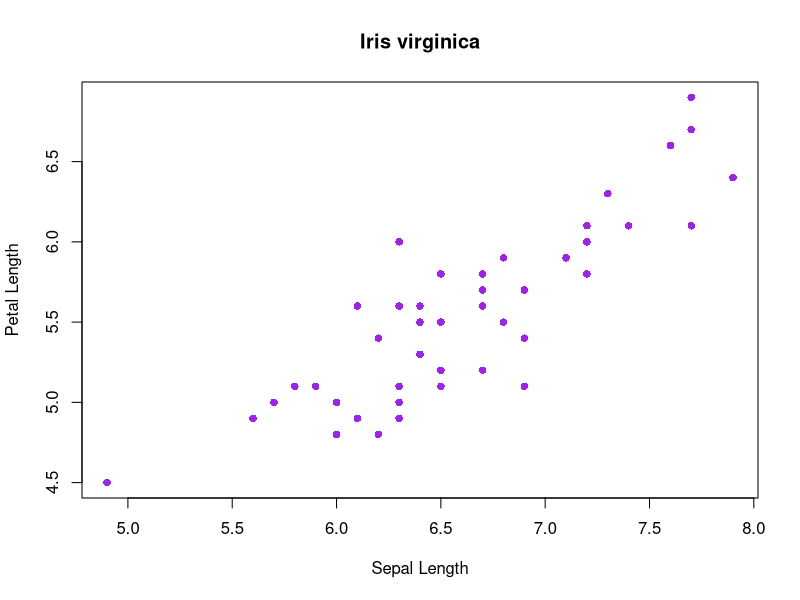
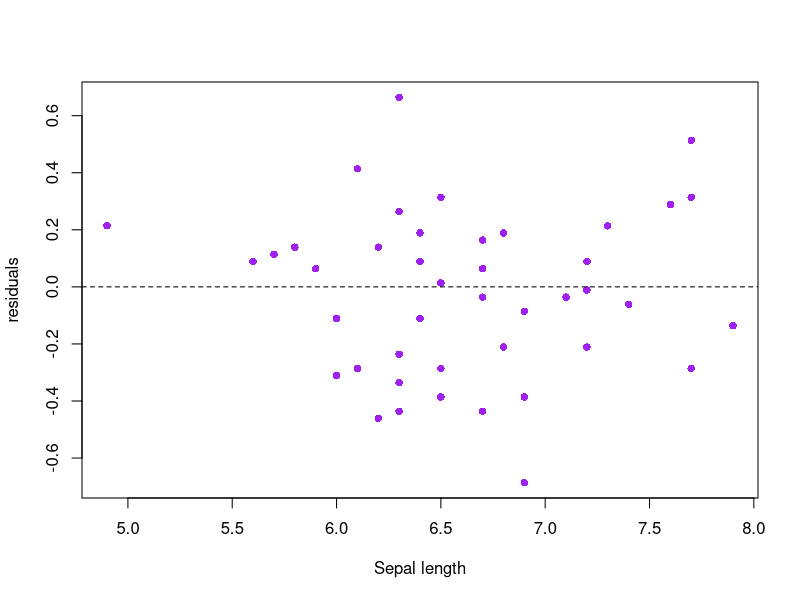
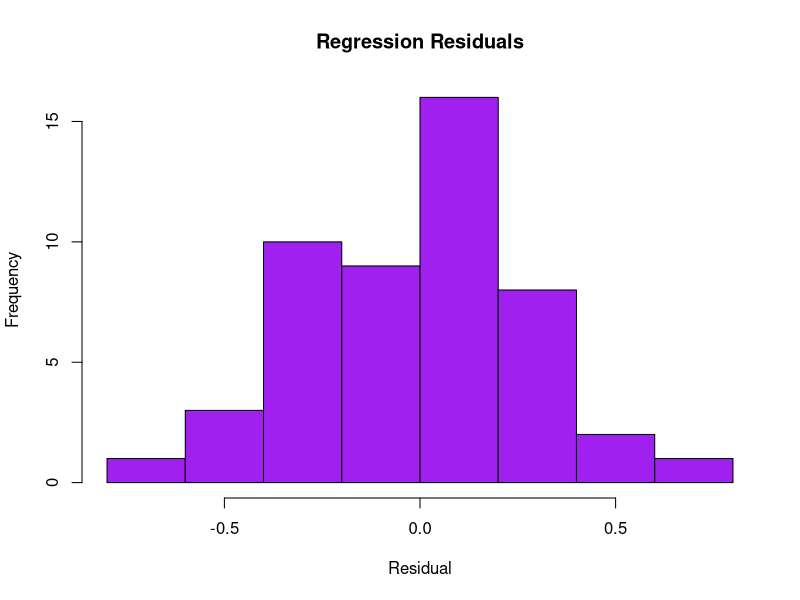
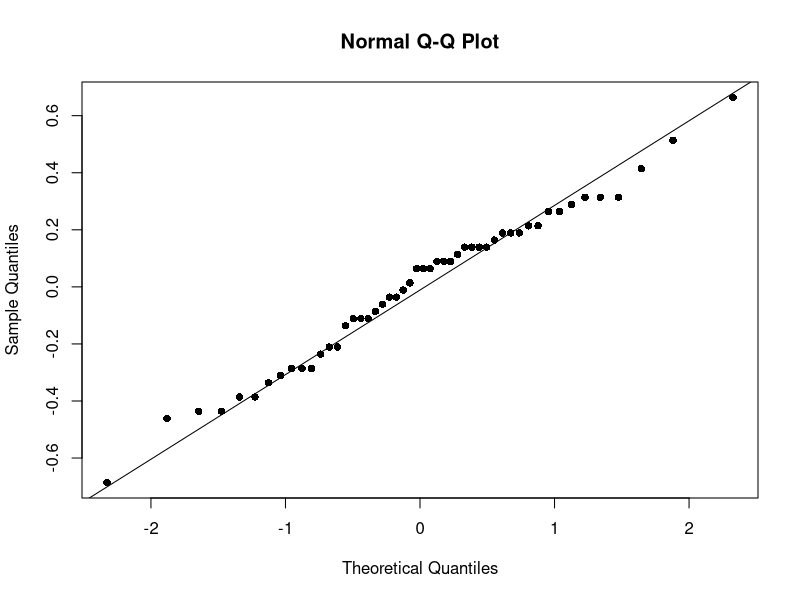

R code for these plots, in order:
# Subset for Iris Virginica
flower <- iris[iris$Species=="virginica",]

# lm(y ~ x)
# Linear model relating to petal length to sepal length
fit <- lm(flower$Petal.Length ~ flower$Sepal.Length)

# View Results
summary(fit)


# Create a scatter plot
plot(flower$Sepal.Length,flower$Petal.Length,
     main = "Iris virginica",
     xlab = "Sepal Length",
     ylab = "Petal Length",
     col = "purple", pch = 16)

# plot the residuals, stored in regression summary
plot(flower$Sepal.Length, summary(fit)$residuals,
     xlab = "Sepal length",
     ylab = "residuals", 
     col = "purple",
     pch = 16)

# add a horizontal line ro reference
abline(h=0,
       lty = "dashed")

# histogram of residuals
hist(summary(fit)$residuals,
     main = "Regression Residuals",
     xlab = "Residual",
     col = "purple")

# shapiro wilks test
shapiro.test(summary(fit)$residuals)

# qq plot
qqnorm(summary(fit)$residuals, pch = 16)

qqline(summary(fit)$residuals, datax = FALSE, distribution = qnorm,
       probs = c(0.25, 0.75), qtype = 7, pch = 16)

